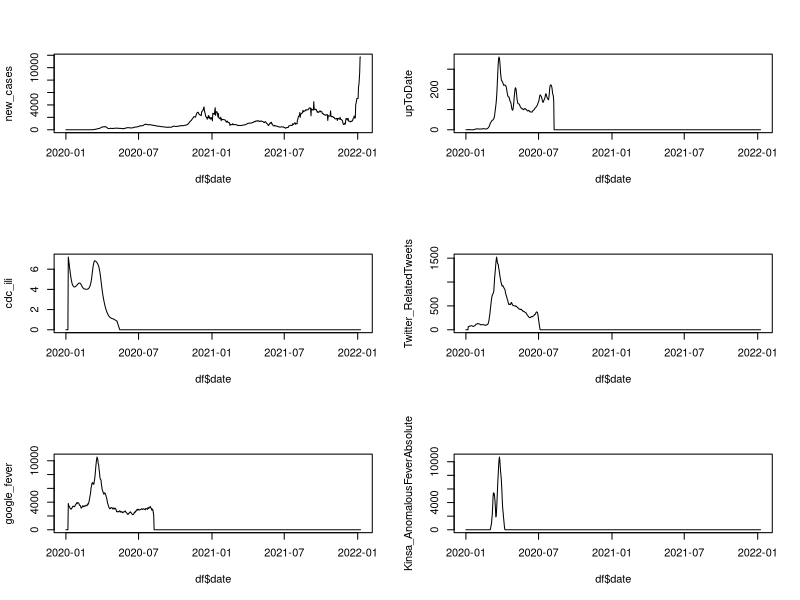
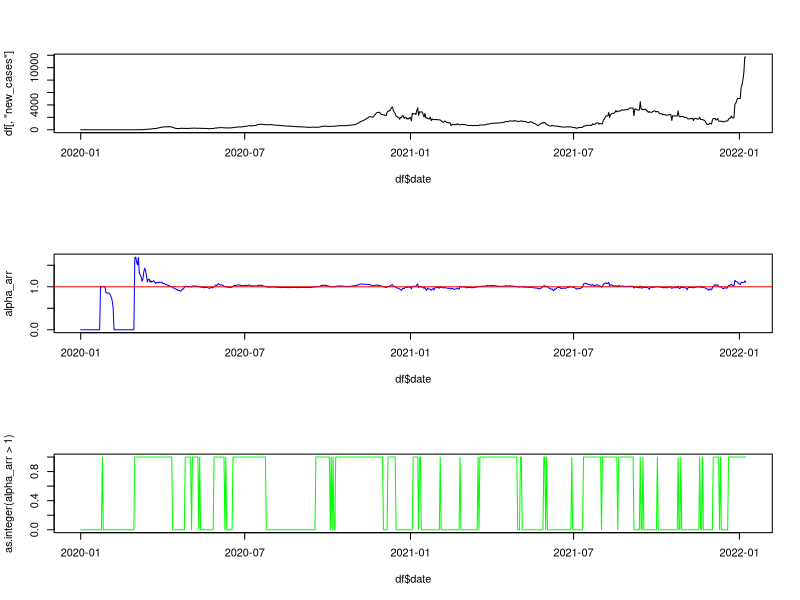
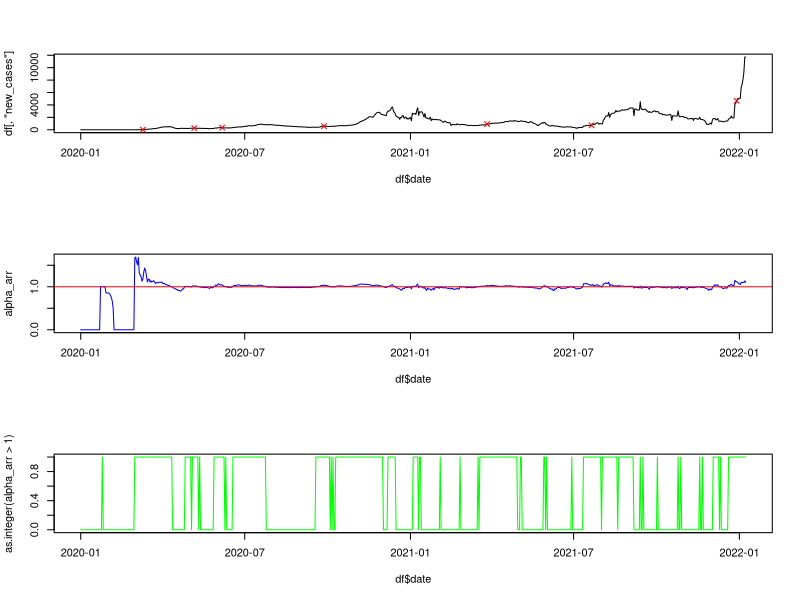

Here is the R script that generated these plots, in order:
# R version of Exercise 3. This is almost a complete solution, but the outbreak detection
# is only performed for the new_cases. To run the outbreak detection on the rest
# of the data traces, you can loop the code over the other columns, storing the results in a list.
library(lubridate)

setwd('/Users/fredlu/repos/SISMID23')


df <- read.csv('./data/covid_traces_WA.csv')
df$date <- mdy(df$date)

signals = c('new_cases', 'upToDate', 'cdc_ili',
            'Twitter_RelatedTweets', 'google_fever',
            'Kinsa_AnomalousFeverAbsolute')
par(mfrow=c(3, 2))
plot(df$date, df[, signals[1]], type='l', ylab=signals[1])
plot(df$date, df[, signals[2]], type='l', ylab=signals[2])
plot(df$date, df[, signals[3]], type='l', ylab=signals[3])
plot(df$date, df[, signals[4]], type='l', ylab=signals[4])
plot(df$date, df[, signals[5]], type='l', ylab=signals[5])
plot(df$date, df[, signals[6]], type='l', ylab=signals[6])


# (b)
alpha_arr <- numeric(nrow(df))
xarr <- df$new_cases
for (i in 11:nrow(df)) {
  before <- xarr[(i-10):(i-1)]
  after <- xarr[(i-9):i]
  mod <- lm(after ~ before +0)
  
  alpha <- mod$coefficients[1]
  if (is.na(alpha)) {
    alpha <- 0
  }
  alpha_arr[i] <- alpha
}

# (c)
par(mfrow=c(3, 1))
plot(df$date, df[, 'new_cases'], type='l')
plot(df$date, alpha_arr, type='l', col='blue')
abline(h=1, col='red')
plot(df$date, as.integer(alpha_arr > 1), type='l', col='green')


# (d)
out_arr <- numeric(nrow(df))
outbreak_already_active <- FALSE
for (i in 10:nrow(df)) {
  outbreak <- 0
  if (sum(as.integer(alpha_arr[(i-10):i] > 1)) == 10) {
    if (outbreak_already_active) {
      outbreak <- 0
    }
    else {
      outbreak_already_active <- TRUE
      outbreak <- 1
    }
  }
  else if (sum(as.integer(alpha_arr[(i-10):i] > 1)) == 0) {
    outbreak_already_active <- FALSE
  }
  out_arr[i] <- outbreak
}


# (e)
# indices where outbreaks occur
locs <- which(out_arr == 1)

par(mfrow=c(3, 1))
plot(df$date, df[, 'new_cases'], type='l')
points(df$date[locs], df[locs, 'new_cases'], col='red', pch=4)
plot(df$date, alpha_arr, type='l', col='blue')
abline(h=1, col='red')
plot(df$date, as.integer(alpha_arr > 1), type='l', col='green')

